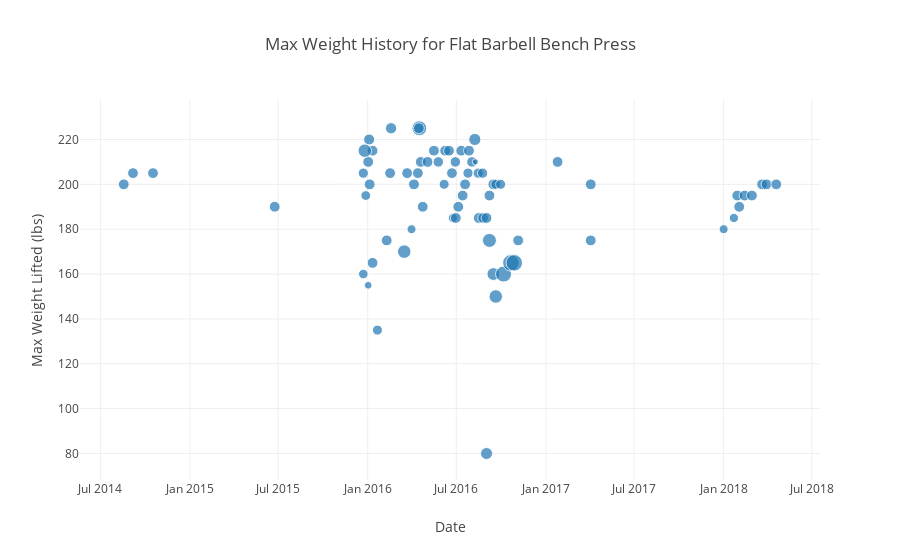

Notebook source saved alongside this figure:
### Code cell
exercise('Flat Barbell Bench Press')

### Figure 1 — Plotly figure (JSON) as saved in the notebook; plotly's stock layout.template omitted (floating-point values rounded to 4 significant figures; data arrays with more than 128 entries replaced by an {"elided": "..."} marker saying what was removed)
{"data": [{"marker": {"size": [12, 14, 12.8, 13.5, 9.6, 7.75, 10.8, 10.8, 13.5, 9, 10.8, 10.8, 10.8, 10.8, 10.25, 10.8, 10.75, 13.5, 11, 10, 11.25, 14.8, 10, 10.8, 10.5, 10.75, 10.8, 12.15, 10.8, 10.8, 10.8, 9.75, 10.8, 10.8, 10.8, 10.8, 10.8, 10.8, 10.8, 10.8, 10.5, 10.75, 10.75, 9.25, 10.8, 10.8, 10.8, 10.8, 10.25, 10.5, 6.15, 10.25, 10.25, 10.8, 10.8, 10.8, 10, 10, 16, 16.5, 16.5, 10.8, 10.8, 9, 9.25, 10.8, 10.8, 10.8, 10.8, 10.8, 10.8, 10.8, 10.8, 10.8, 10.8]}, "mode": "markers", "name": "Flat Barbell Bench Press", "text": ["Total Volume Lifted = 1200.0", "Total Volume Lifted = 1400.0", "Total Volume Lifted = 1280.0", "Total Volume Lifted = 1350.0", "Total Volume Lifted = 960.0", "Total Volume Lifted = 775.0", "Total Volume Lifted = 1080.0", "Total Volume Lifted = 1080.0", "Total Volume Lifted = 1350.0", "Total Volume Lifted = 900.0", "Total Volume Lifted = 1080.0", "Total Volume Lifted = 1080.0", "Total Volume Lifted = 1080.0", "Total Volume Lifted = 1080.0", "Total Volume Lifted = 1025.0", "Total Volume Lifted = 1080.0", "Total Volume Lifted = 1075.0", "Total Volume Lifted = 1350.0", "Total Volume Lifted = 1100.0", "Total Volume Lifted = 1000.0", "Total Volume Lifted = 1125.0", "Total Volume Lifted = 1480.0", "Total Volume Lifted = 1000.0", "Total Volume Lifted = 1080.0", "Total Volume Lifted = 1050.0", "Total Volume Lifted = 1075.0", "Total Volume Lifted = 1080.0", "Total Volume Lifted = 1215.0", "Total Volume Lifted = 1080.0", "Total Volume Lifted = 1080.0", "Total Volume Lifted = 1080.0", "Total Volume Lifted = 975.0", "Total Volume Lifted = 1080.0", "Total Volume Lifted = 1080.0", "Total Volume Lifted = 1080.0", "Total Volume Lifted = 1080.0", "Total Volume Lifted = 1080.0", "Total Volume Lifted = 1080.0", "Total Volume Lifted = 1080.0", "Total Volume Lifted = 1080.0", "Total Volume Lifted = 1050.0", "Total Volume Lifted = 1075.0", "Total Volume Lifted = 1075.0", "Total Volume Lifted = 925.0", "Total Volume Lifted = 1080.0", "Total Volume Lifted = 1080.0", "Total Volume Lifted = 1080.0", "Total Volume Lifted = 1080.0", "Total Volume Lifted = 1025.0", "Total Volume Lifted = 1050.0", "Total Volume Lifted = 615.0", "Total Volume Lifted = 1025.0", "Total Volume Lifted = 1025.0", "Total Volume Lifted = 1080.0", "Total Volume Lifted = 1080.0", "Total Volume Lifted = 1080.0", "Total Volume Lifted = 1000.0", "Total Volume Lifted = 1000.0", "Total Volume Lifted = 1600.0", "Total Volume Lifted = 1650.0", "Total Volume Lifted = 1650.0", "Total Volume Lifted = 1080.0", "Total Volume Lifted = 1080.0", "Total Volume Lifted = 900.0", "Total Volume Lifted = 925.0", "Total Volume Lifted = 1080.0", "Total Volume Lifted = 1080.0", "Total Volume Lifted = 1080.0", "Total Volume Lifted = 1080.0", "Total Volume Lifted = 1080.0", "Total Volume Lifted = 1080.0", "Total Volume Lifted = 1080.0", "Total Volume Lifted = 1080.0", "Total Volume Lifted = 1080.0", "Total Volume Lifted = 1080.0"], "type": "scatter", "x": {"elided": "1046 str values"}, "y": [80, 175, 160, 150, 160, 155, 165, 175, 170, 180, 205, 190, 195, 200, 205, 210, 215, 215, 220, 135, 225, 225, 200, 205, 210, 215, 215, 220, 185, 185, 190, 195, 200, 205, 205, 200, 225, 210, 210, 215, 210, 215, 215, 185, 185, 190, 195, 200, 205, 210, 210, 205, 205, 185, 195, 200, 200, 200, 160, 165, 165, 175, 175, 180, 185, 190, 195, 195, 200, 200, 200, 200, 205, 205, 210]}], "layout": {"title": "Max Weight History for Flat Barbell Bench Press", "xaxis": {"title": "Date"}, "yaxis": {"title": "Max Weight Lifted (lbs)"}}}
